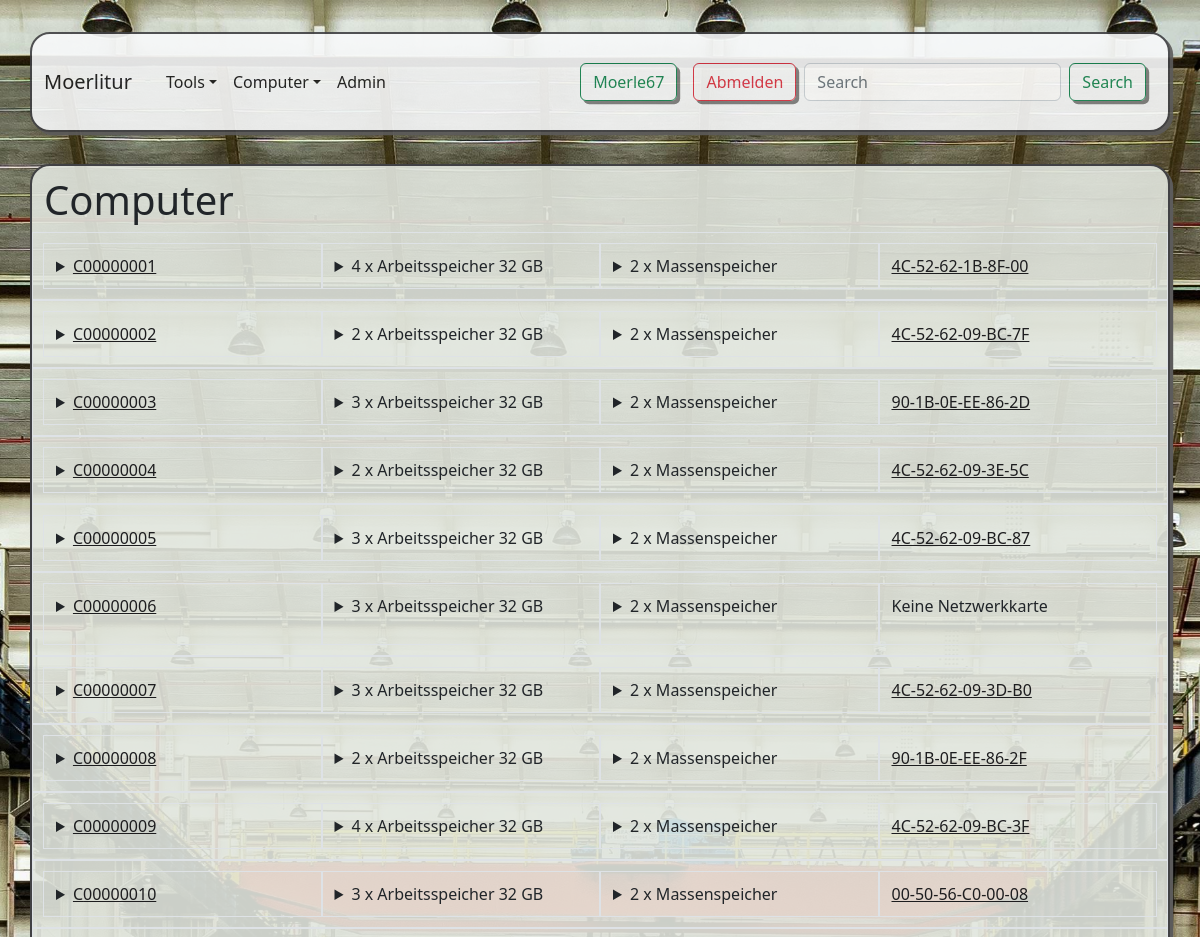
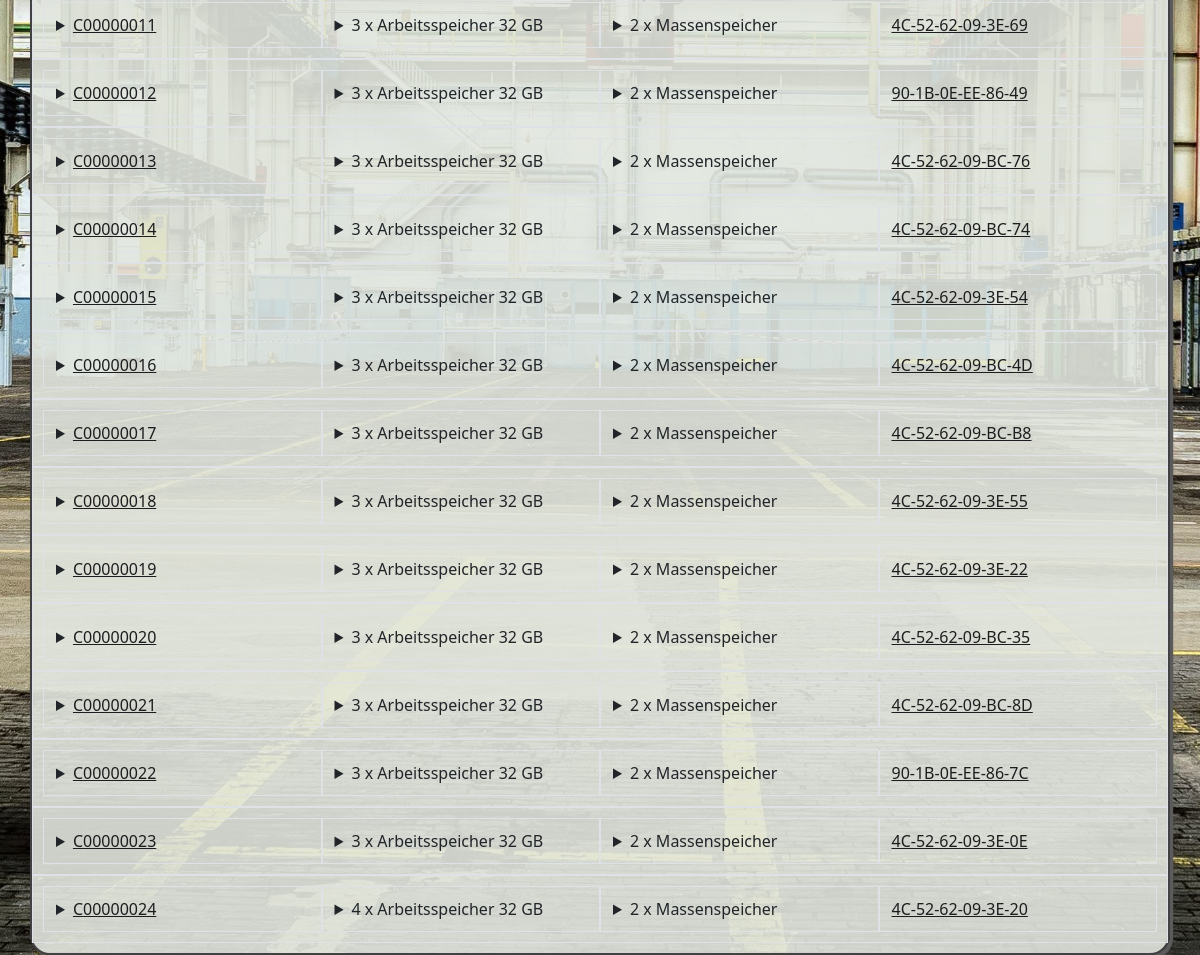
The app's page / (signed in) with its own data (2 pictures, top to bottom).
### app1/models.py (models this page shows, shortened)
class NIC(models.Model):
    typ = models.ForeignKey(NICTyp, on_delete=models.RESTRICT,verbose_name="Typ")
    computer = models.ForeignKey(Computer, on_delete=models.RESTRICT, verbose_name="Computer", null = True, blank=True)
    mac = models.CharField(max_length=50, verbose_name="MAC Adresse")
    kommentar =  models.CharField(max_length=50, verbose_name="Kommentar", blank = True)
    class Meta:
        verbose_name_plural = "NIC"
        verbose_name = "NIC"

### app1/views.py (the view, shortened to what this page needs)
# urls.py: path('' , views.index, name='index'),
def index(request):
    liste_computer = Computer.objects.all().order_by('id')
    antwort = []
    for einzel_computer in liste_computer:
        rechner = []
        rechner.append((einzel_computer,einzel_computer.standort, f"{einzel_computer.id:08}"))
        liste_arbeitsspeicher = Arbeitsspeicher.objects.filter(computer=einzel_computer)
        summe = 0
        as_liste = []
        anzahl = 0
        for arbeitsspeicher in liste_arbeitsspeicher:
            as_liste.append((arbeitsspeicher, arbeitsspeicher.id))
            summe += arbeitsspeicher.speichertyp.groesse
            anzahl += 1
        rechner.append(as_liste)
        rechner.append(summe)
        rechner.append(anzahl)
        liste_massenspeicher = Massenspeicher.objects.filter(computer=einzel_computer)
        ms_liste = []
        anzahl = 0
        for massenspeicher in liste_massenspeicher:
            ms_liste.append((massenspeicher, massenspeicher.id))
            anzahl += 1
        rechner.append(ms_liste)
        rechner.append(anzahl)
        liste_nic = NIC.objects.filter(computer=einzel_computer)
        nic_liste = []
        anzahl = 0
        for nic in liste_nic:
            nic_liste.append((nic.mac, nic.id))
            anzahl += 1
        rechner.append(nic_liste)
        rechner.append(anzahl)
        antwort.append(rechner)
    return render(request, 'app1/liste_comp.html', {'rechner': antwort})

### app1/models.py (called while the page is built)
    def __str__(self):
        return f"{self.ort}"

    def __str__(self):
        return f"{self.raum} - {self.ort}"

    def __str__(self):
        return f"{self.bezeichnung} - {self.raum}"

    def __str__(self):
        return f"{self.hersteller}"

    def __str__(self):
        return f"C{self.id:08}/{self.prozessor.bezeichnung} - {self.hersteller}"

    def __str__(self):
        return f"{self.slug}"

    def __str__(self):
        return f"{self.slug}"

    def __str__(self):
        return f"{self.bezeichnung}/{self.typ}/{self.anschluss}/{self.groesse}"

    def __str__(self):
        return f"MS{self.id:06} - {self.speichertyp}"

    def __str__(self):
        return f"{self.typ}/{self.groesse} GB/{self.takt}"

    def __str__(self):
        return f"AS{self.id:06} - {self.speichertyp} "

### app1/templates/app1/liste_comp.html (shortened to what this page needs)
{% extends 'app1/base.html' %}
{% block h1 %}
Computer
{% endblock h1 %}
{% block content %}
    {% for einzel_rechner in rechner %}
        <div class="row border">
            <div class="col-3 border">
                <details>
                    <summary><a href="/admin/app1/computer/{{einzel_rechner.0.2}}/change/" target="_blank">C{{einzel_rechner.0.2}}</a></summary>
                    <a href="/admin/app1/computer/{{einzel_rechner.0.2}}/change/" target="_blank">{{einzel_rechner.0.1}}</a><br />
                </details>
            </div>
            <div class="col-3 border">
                <details>
                    <summary>{{einzel_rechner.3}} x Arbeitsspeicher {{einzel_rechner.2}} GB</summary>
                    {% for as_einzel in einzel_rechner.1%}
                        <a href="/admin/app1/arbeitsspeicher/{{as_einzel.1}}/change/" target="_blank">{{as_einzel.0}}</a><br />
                    {% endfor %}
                </details>
            </div>
            <div class="col-3 border">
                <details>
                <summary>{{einzel_rechner.5}} x Massenspeicher</summary>
                {% for ms_einzel in einzel_rechner.4%}
                    <a href="/admin/app1/massenspeicher/{{ms_einzel.1}}/change/" target="_blank">{{ms_einzel.0}}</a><br />
                {% endfor %}
                </details>
            </div>
            <div class="col-3 border">
                {% if  einzel_rechner.7 < 2%}
                    {% if einzel_rechner.7 == 0 %}
                        <p>Keine Netzwerkkarte</p>
                    {% else %}
                        <a href="/admin/app1/nic/{{einzel_rechner.6.0.1}}/change/" target="_blank">{{einzel_rechner.6.0.0}}</a>
                    {% endif %}
                {% endif %}
            </div>
        </div>
    {% endfor %}
{% endblock content %}

### app1/templates/app1/base.html (shortened to what this page needs)
{% load static tz%}
<!doctype html>
<html lang="de">
    <head>
        <link href="https://cdn.jsdelivr.net/npm/bootstrap@5.2.2/dist/css/bootstrap.min.css" rel="stylesheet">
        <link rel="stylesheet" href="{% static 'app1/css/styles.css' %}" />
    </head>
    <body><nav class="navbar navbar-expand-lg bg-light sticky-top fixed-top container">
        <div class="container-fluid">
          <a class="navbar-brand" href="/">Moerlitur</a>
          <div class="collapse navbar-collapse" id="navbarSupportedContent">
            <ul class="navbar-nav me-auto mb-2 mb-lg-0">
              <li class="nav-item">
                <a class="nav-link dropdown-toggle" aria-current="page" href="/tools" data-bs-toggle="dropdown" >Tools</a>
              </li>
              <li class="nav-item">
                <a class="nav-link dropdown-toggle" aria-current="page" href="/tools" data-bs-toggle="dropdown" >Computer</a>
              </li>
              <li class="nav-item">
                <a class="nav-link" href="/admin" target="_blank">Admin</a>
              </li>
            </ul>
            {% if not user.is_authenticated %}
              <form class="d-flex" method="POST">
                {% csrf_token %}
                <input class="form-control me-2" type="text" placeholder="Nutzername" aria-label="Nutzername" name="login_name">
                <input class="form-control me-2" type="password" placeholder="Passwort" aria-label="Passwort" name="login_pwd">
                <button class="btn btn-outline-success m-2" type="submit" name="button" value="Anmelden">Anmelden</button>
              </form>
            {% else %}
            <form class="d-flex" method="POST" action="/">
              <button class="btn btn-outline-success mx-2" type="button">{{user.get_username}}</button>
              <button class="btn btn-outline-danger mx-2" type="submit" name="button" value="Abmelden">Abmelden</button>
            {% endif %}
            <form class="d-flex " role="search">
              <input class="form-control me-2" type="search" placeholder="Search" aria-label="Search">
              <button class="btn btn-outline-success" type="submit">Search</button>
            </form>
          </div>
        </div>
      </nav>
        <div class="container">
        <h1>{% block h1 %}Hauptüberschrift{% endblock %}</h1>
        {% block content %}Das System läuft wie Hannes...{% endblock %}
        </div>
    </body>
</html>

### app1/static/app1/css/styles.css (style rules this page uses)
body { background-image: url(../pics/hintergrund.jpg); height: 95vh; background-position: center; background-repeat: no-repeat; background-size: cover; background-attachment: fixed; }
div { padding: 10px 10px; }
.container { background-color: rgb(225, 230, 222, 0.90); border-radius: 20px 20px 20px 20px; margin-top: 2em; box-shadow: 0.2em 0.2em rgb(92, 91, 91); border: 2px solid #414144; }
.navbar { opacity: 0.9 }
button { box-shadow: 0.2em 0.2em gray; }
a:link, a:visited { color: rgb(29, 29, 31); }

### records on screen
NIC: mac "4C-52-62-1B-8F-00"
NIC: mac "4C-52-62-09-BC-7F"
NIC: mac "90-1B-0E-EE-86-2D"
NIC: mac "4C-52-62-09-3E-5C"
NIC: mac "4C-52-62-09-BC-87"
NIC: mac "4C-52-62-09-3D-B0"
NIC: mac "90-1B-0E-EE-86-2F"
NIC: mac "4C-52-62-09-BC-3F"
NIC: mac "00-50-56-C0-00-08"
NIC: mac "4C-52-62-09-3E-69"
NIC: mac "90-1B-0E-EE-86-49"
NIC: mac "4C-52-62-09-BC-76"
NIC: mac "4C-52-62-09-BC-74"
NIC: mac "4C-52-62-09-3E-54"
NIC: mac "4C-52-62-09-BC-4D"
NIC: mac "4C-52-62-09-BC-B8"
NIC: mac "4C-52-62-09-3E-55"
NIC: mac "4C-52-62-09-3E-22"
NIC: mac "4C-52-62-09-BC-35"
NIC: mac "4C-52-62-09-BC-8D"
NIC: mac "90-1B-0E-EE-86-7C"
NIC: mac "4C-52-62-09-3E-0E"
NIC: mac "4C-52-62-09-3E-20"

### other values on screen
{{ user.get_username }} "Moerle67"
{{ einzel_rechner.0.2 }} "00000001" "00000002" "00000003" "00000004" "00000005" "00000006" "00000007" "00000008" "00000009" "00000010" "00000011" "00000012" "00000013" "00000014" "00000015" "00000016" "00000017" "00000018" "00000019" "00000020" "00000021" "00000022" "00000023" "00000024"
{{ einzel_rechner.3 }} "4" "2" "3" "2" "3" "3" "3" "2" "4" "3" "3" "3" "3" "3" "3" "3" "3" "3" "3" "3" "3" "3" "3" "4"
{{ einzel_rechner.2 }} "32" "32" "32" "32" "32" "32" "32" "32" "32" "32" "32" "32" "32" "32" "32" "32" "32" "32" "32" "32" "32" "32" "32" "32"
{{ einzel_rechner.5 }} "2" "2" "2" "2" "2" "2" "2" "2" "2" "2" "2" "2" "2" "2" "2" "2" "2" "2" "2" "2" "2" "2" "2" "2"
